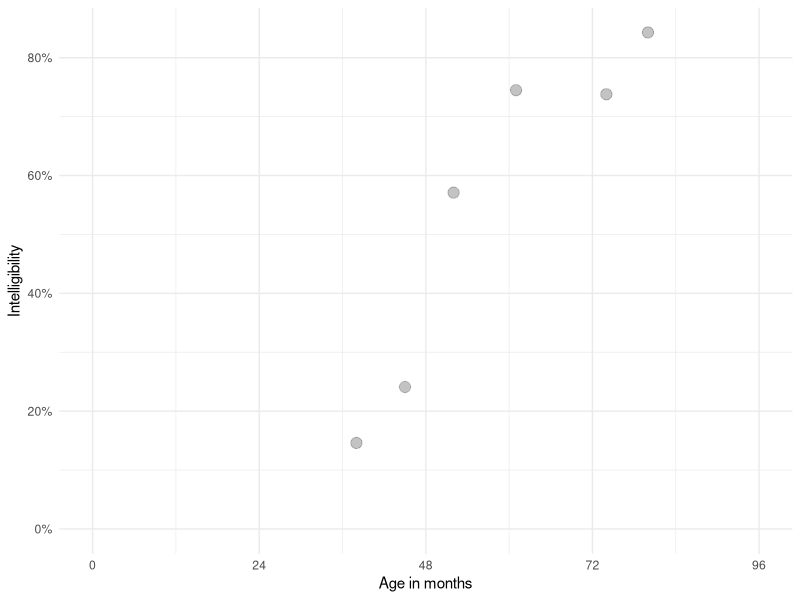
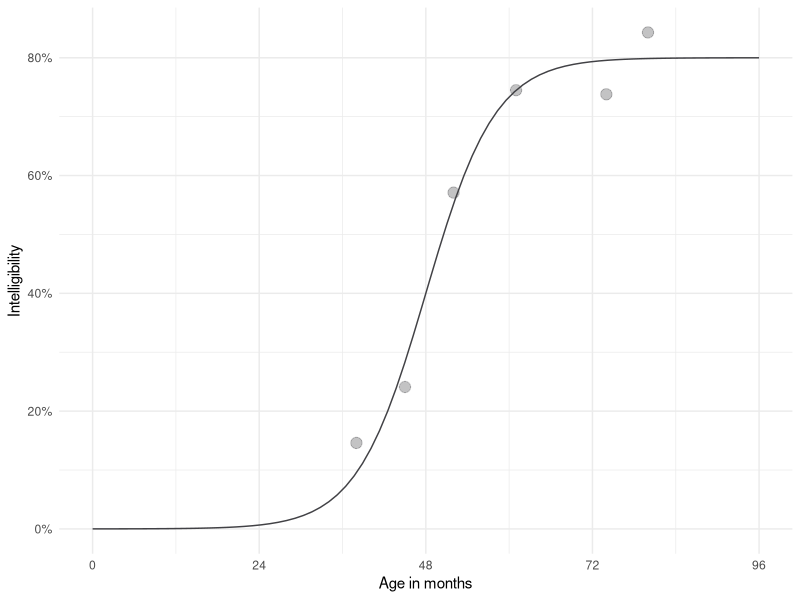
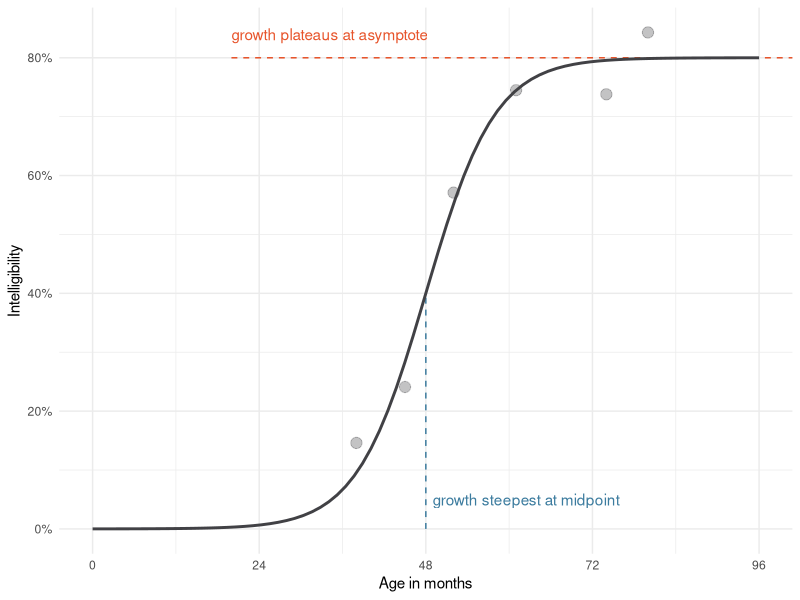
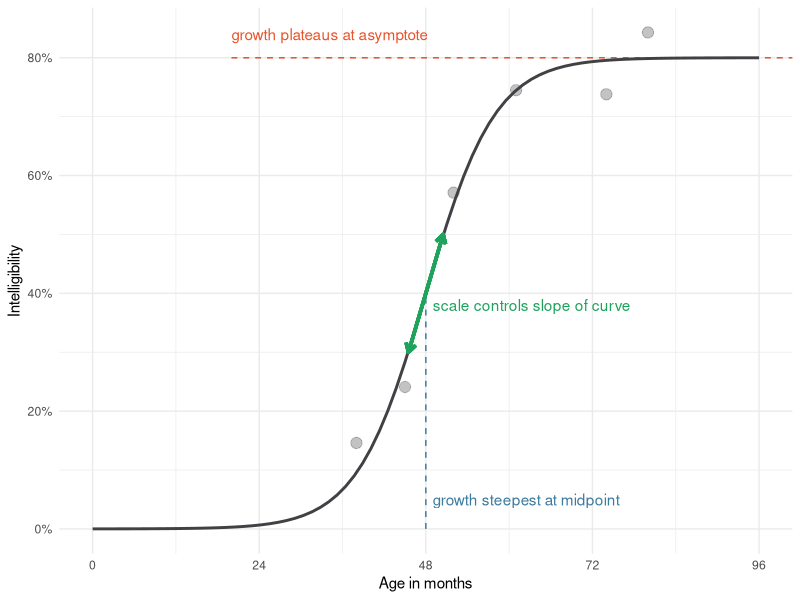
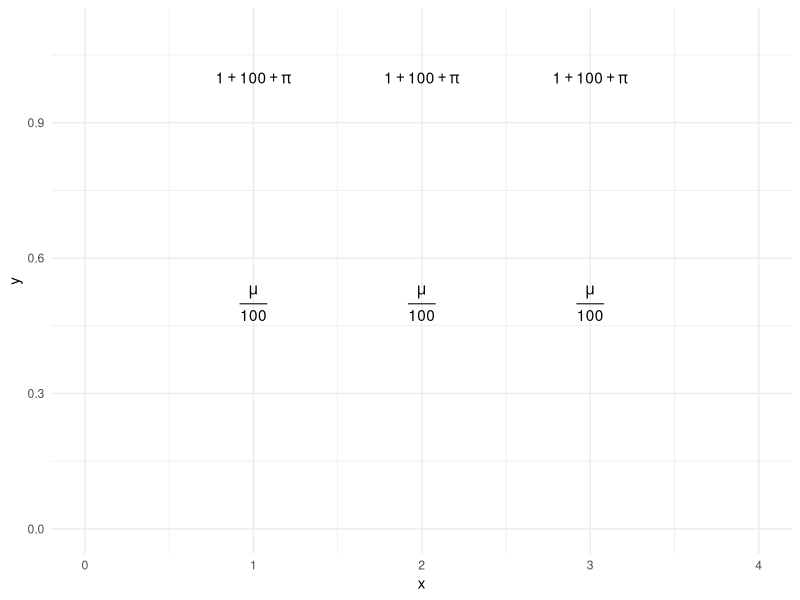
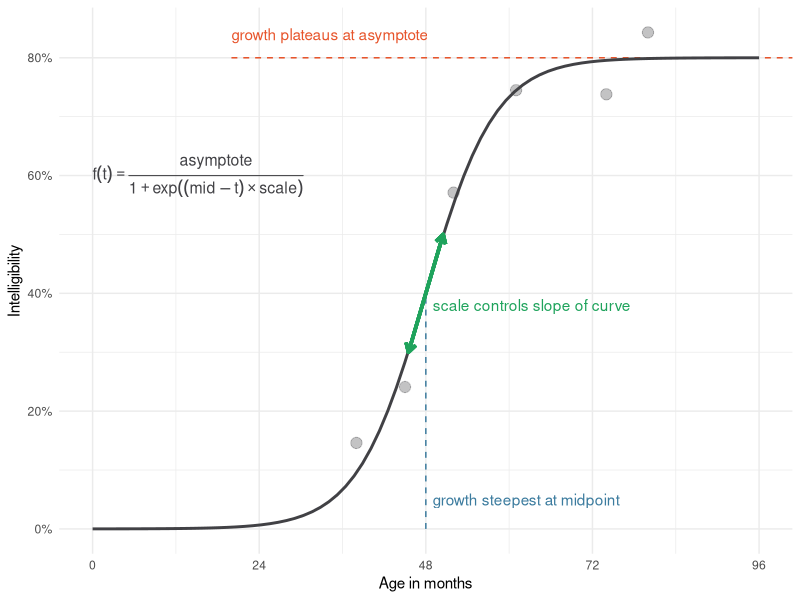
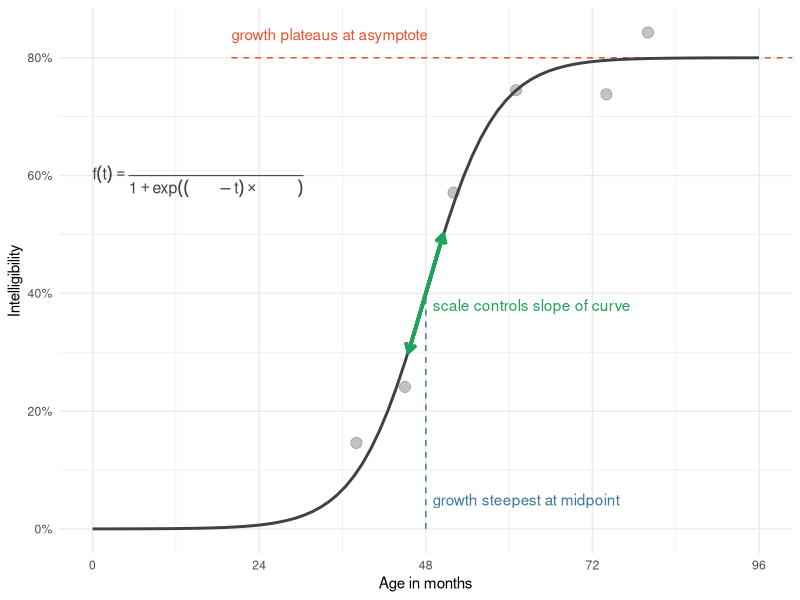
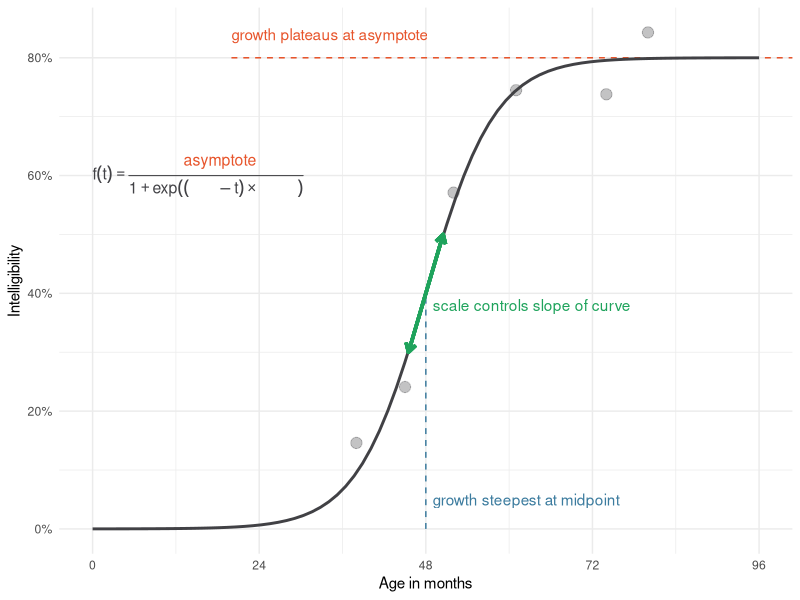

Write the R code that produced these figures, in order.
## ---- chunk 1
options(cli.width = 70) 
## ---- chunk 2
library(tidyverse)
theme_set(theme_minimal())

points <- tibble(
  age = c(38, 45, 52, 61, 80, 74), 
  prop = c(0.146, 0.241, 0.571, 0.745, 0.843, 0.738))

colors <- list(
  data = "#41414550",
  # data = "grey80",
  fit = "#414145")

ggplot(points) + 
  aes(x = age, y = prop) + 
  geom_point(size = 3.5, color = colors$data) +
  scale_x_continuous(
    name = "Age in months", 
    limits = c(0, 96), 
    # Because age is in months, I want breaks to land on multiples
    # of 12. The `Q` in `extended_breaks()` are "nice" numbers to use
    # for axis breaks.
    breaks = scales::extended_breaks(Q = c(24, 12))) + 
  scale_y_continuous(
    name = "Intelligibility",
    limits = c(0, NA),
    labels = scales::percent_format(accuracy = 1))
## ---- chunk 3
xs <- seq(0, 96, length.out = 80)

# Create the curve from the equation parameters
trend <- tibble(
  age = xs,
  asymptote = .8,
  scale = .2,
  midpoint = 48,
  prop = asymptote / (1 + exp((midpoint - age) * scale)))

ggplot(points) + 
  aes(x = age, y = prop) + 
  geom_line(data = trend, color = colors$fit) +
  geom_point(size = 3.5, color = colors$data) +
  scale_x_continuous(
    name = "Age in months", 
    limits = c(0, 96), 
    breaks = scales::extended_breaks(Q = c(24, 12))) + 
  scale_y_continuous(
    name = "Intelligibility",
    limits = c(0, NA),
    labels = scales::percent_format(accuracy = 1))
## ---- chunk 4
colors$asym <- "#E7552C"
colors$mid <- "#3B7B9E"
colors$scale <- "#1FA35C"

p <- ggplot(points) +
  aes(x = age, y = prop) +
  annotate(
    "segment",
    color = colors$mid,
    x = 48, xend = 48,
    y = 0, yend = .4,
    linetype = "dashed") +
  annotate(
    "segment",
    color = colors$asym,
    x = 20, xend = Inf,
    y = .8, yend = .8,
    linetype = "dashed") +
  geom_line(data = trend, size = 1, color = colors$fit) +
  geom_point(size = 3.5, color = colors$data) +
  annotate(
    "text",
    label = "growth plateaus at asymptote",
    x = 20, y = .84,
    # horizontal justification = 0 sets x position to left edge of text
    hjust = 0,
    color = colors$asym) +
  annotate(
    "text",
    label = "growth steepest at midpoint",
    x = 49, y = .05,
    hjust = 0,
    color = colors$mid) +
  scale_x_continuous(
    name = "Age in months", 
    limits = c(0, 96), 
    breaks = scales::extended_breaks(Q = c(24, 12))) + 
  scale_y_continuous(
    name = "Intelligibility",
    limits = c(0, NA),
    labels = scales::percent_format(accuracy = 1))

p
## ---- chunk 5
# Compute endpoints for segment with given slope in middle
slope <- (.2 / 4) * .8
x_step <- 2.5
y1 <- .4 + slope * -x_step
y2 <- .4 + slope * x_step

p <- p +
  geom_segment(
    x = 48 - x_step, xend = 48 + x_step,
    y = y1, yend = y2,
    size = 1.2,
    color = colors$scale,
    arrow = arrow(ends = "both", length = unit(.1, "in"))) +
  annotate(
    "text",
    label = "scale controls slope of curve",
    x = 49, y = .38, 
    color = colors$scale, hjust = 0)
p
## ---- chunk 6
ggplot(tibble(x = 1:3)) + 
  aes(x = x) +
  geom_text(
    aes(y = 1),
    label = expression(1 + 100 + pi)) +
  geom_text(
    aes(y = .5), 
    label = "frac(mu, 100)", 
    parse = TRUE) + 
  xlim(0, 4) + 
  ylim(0, 1.1)

# (I don't know what this warning is about.)
## ---- chunk 7
# Helper to plot an equation in a pre-set spot
annotate_eq <- function(label, ...) {
  annotate("text", x = 0, y = .6, label = label, parse = TRUE, 
           hjust = 0, size = 4, ...)
}
## ---- chunk 8
p + annotate_eq(
    label = "f(t)==frac(asymptote, 1 + exp((mid-t)%*%scale))", 
    color = colors$fit)
## ---- chunk 9
p1 <- p +
  annotate_eq(
    label = "
    f(t) == frac(
      phantom(asymptote), 
      1 + exp((phantom(mid) - t) %*% phantom(scale))
    )",
    color = colors$fit) 
p1
## ---- chunk 10
p2 <- p1 + 
  annotate_eq(
    label = "
    phantom(f(t) == symbol('')) ~ atop(
      asymptote, 
      phantom(1 + exp((mid-t) %*% scale))
    )",
    color = colors$asym)
p2
## ---- chunk 11
p2 +
  annotate_eq(
    label = "
    phantom(f(t) == symbol('')) ~ atop(
      phantom(asymptote), 
      phantom(1 + exp((mid-t) * symbol(''))) ~ scale
    )",
    color = colors$scale) +
  annotate_eq(
    label = "
    phantom(f(t) == symbol('')) ~ atop(
      phantom(asymptote), 
      paste(
        phantom(paste(1 + exp, symbol(')'), symbol(')'))),
        mid,
        phantom(paste(symbol('-'), t, symbol(')') * scale))
      )
    )",
    color = colors$mid)
